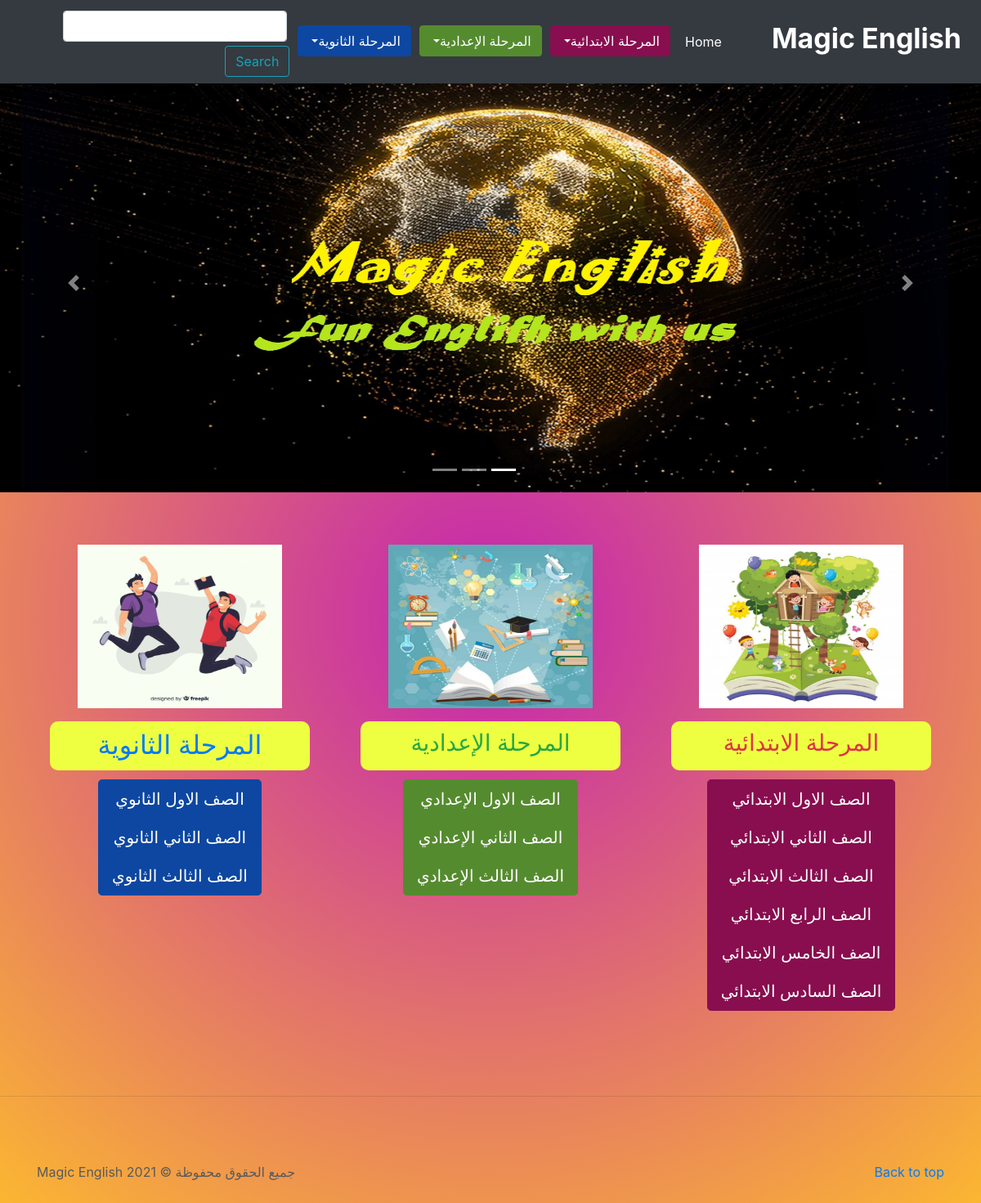
The page / on the database its author committed.
### home/models.py (models this page shows, shortened)
class Elsaf(models.Model):
    name = models.CharField(max_length=100)
    category = models.ForeignKey('Category', on_delete=models.CASCADE)
    slug = models.SlugField(null=True, blank=True)

### home/views.py (the view)
# urls.py: path('', views.index, name='index'),
def index(request):
    all_elsaf = Elsaf.objects.all()
    all_videos = Video.objects.all()
    return render(request, 'index.html',{'elsaf': all_elsaf, 'all_videos': all_videos})

### home/templates/index.html (shortened to what this page needs)
{% extends 'base.html' %}
{% load static %}
{% block body %}
    <div id="myCarousel" class="carousel slide" data-ride="carousel" style="margin-top:42px">
        <ol class="carousel-indicators">
            <li data-target="#myCarousel" data-slide-to="0" class="active"></li>
            <li data-target="#myCarousel" data-slide-to="1"></li>
            <li data-target="#myCarousel" data-slide-to="2"></li>
        </ol>
        <div class="carousel-inner">
            <div class="carousel-item active">
                <img class="first-slide" src="{% static 'image/22.jpg' %}" alt="First slide" width="512px">
            </div>
        </div>
        <a class="carousel-control-prev" href="#myCarousel" role="button" data-slide="prev">
            <span class="carousel-control-prev-icon" aria-hidden="true"></span>
        </a>
        <a class="carousel-control-next" href="#myCarousel" role="button" data-slide="next">
            <span class="carousel-control-next-icon" aria-hidden="true"></span>
        </a>
    </div>
    <div class="container marketing">
        <div class="row">
            <div class="col-lg-4">
                <img src="{% static 'image/WhatsApp Image 2021-01-24 at 12.58.34 AM.jpeg' %}" alt="Generic placeholder image" width="250" height="200">
                <div style="margin-bottom:-5px;">
                    <h3 class="text-danger m-3" style="background-color:#EEFF41; height:60px; padding:10px; margin-right:30px; margin-bottom:3px; border-radius:10px;">المرحلة الابتدائية</h3>
                </div>
                <div class="btn-group-vertical">
                    {% for i in elsaf %}
                        {% if i.id <= 7 %}
                        <button type="button" class="btn btn-lg btn-danger"><a href="{% url 'home:all_video' i.slug %}" class="saf">{{i.name}}</a></button>
                        {% endif %}
                    {% endfor %}
                </div>
            </div>
            <div class="col-lg-4">
                <img class="rounde-circle" src="{% static 'image/WhatsApp Image 2021-01-24 at 1.08.39 AM (1).jpeg'  %}" alt="Generic placeholder image" width="250" height="200">
                <div style="margin-bottom:-5px;">
                    <h3 class="text-success m-3" style="background-color:#EEFF41; height:60px; padding:10px; margin-right:30px; border-radius:10px;">المرحلة الإعدادية</h3>
                </div>
                <div class="btn-group-vertical">
                    {% for i in elsaf %}
                        {% if i.id > 7 and i.id <= 10 %}
                            <button type="button" class="btn btn-lg btn-success"><a href="{% url 'home:all_video' i.slug %}" class="saf">{{i.name}}</a></button>
                        {% endif %}
                    {% endfor %}
                </div>
            </div>
            <div class="col-lg-4">
                <img class="rounde-circle" src="{% static 'image/happy-students-jumping-with-flat-design_23-2147907627.jpg' %}" alt="Generic placeholder image" width="250" height="200">
                <div style="margin-bottom:-5px;">
                    <h2 class="text-primary m-3" style="background-color:#EEFF41; height:60px; padding:10px; margin-right:30px; border-radius:10px;">المرحلة الثانوية</h2>
                </div>
                <div class="btn-group-vertical">
                    {% for i in elsaf %}
                        {% if i.id > 10 %}
                            <button type="button" class="btn btn-lg btn-primary"><a href="{% url 'home:all_video' i.slug %}" class="saf">{{i.name}}</a></button>
                        {% endif %}
                    {% endfor %}
                </div>
            </div>
        </div>
    </div>
{% endblock body %}

### templates/base.html (shortened to what this page needs)
{% load static %}
<html lang="ar-en" dir="rtl">
<head>
    <link href="{% static 'fonts/pt-bold-heading.ttf' %}" rel="stylesheet">
    <link href="{% static 'style/bootstrap.min.css' %}" rel="stylesheet">
    <link href="{% static 'style/style.css' %}" rel="stylesheet">
</head>
<body style="background: rgb(195,34,178); background: radial-gradient(circle, rgba(195,34,178,1) 0%, rgba(253,187,45,1) 100%);">
<header>
    <nav class="navbar navbar-expand-md navbar-dark fixed-top bg-dark">
        <h1><a class="navbar-brand m-2" href="{% url 'home:index' %}" style="font-size:34px"><b>Magic English</b></a></h1>
        <div class="collapse navbar-collapse" id="navbarCollapse">
            <ul class="navbar-nav mr-auto">
                <li class="nav-item active">
                    <a class="nav-link" href="{% url 'home:index' %}" style="margin:5px">Home <span class="sr-only" style="margin:5px;">(current)</span></a>
                </li>
                <li>
                    <div class="dropdown" style="margin:5px">
                        <button class="btn btn-danger dropdown-toggle" type="button" data-toggle="dropdown">المرحلة الابتدائية</button>
                    </div>
                </li>
                <li>
                    <div class="dropdown" style="margin:5px">
                        <button class="btn btn-success dropdown-toggle" type="button" data-toggle="dropdown">المرحلة الإعدادية</button>
                    </div>
                </li>
                <li>
                    <div class="dropdown" style="margin:5px">
                        <button class="btn btn-primary dropdown-toggle" type="button" data-toggle="dropdown">المرحلة الثانوية</button>
                    </div>
                </li>
            </ul>
        <form class="form-inline my-2 my-lg-0" method="GET" action="{% url 'home:search' %}" >
            <input class="form-control mr-sm-2" type="search" name="search" style="margin:5px">
            <button class="btn btn-outline-info my-2 my-sm-0" type="submit" style="margin:5px;"> Search </button>
        </form>
        </div>
    </nav>
</header>
<main role="main">
    {% block body %}
    {% endblock body %}
    <hr class="featurette-divider">
    <footer class="container">
        <p class="float-right"><a href="#">Back to top</a></p>
        <p> جميع الحقوق محفوظة &copy; Magic English 2021</p>
    </footer>
</main>
</body>
</html>

### static/style/style.css (style rules this page uses)
body { padding-top: 3rem; padding-bottom: 3rem; color: #5a5a5a; }
.carousel { margin-bottom: 4rem; }
.carousel-item { height: 32rem; background-color: #777; }
.carousel-item > img { position: absolute; top: 0; left: 0; min-width: 100%; height: 32rem; }
.marketing .col-lg-4 { margin-bottom: 1.5rem; text-align: center; }
.marketing h2 { font-weight: 400; }
.featurette-divider { margin: 5rem 0; }
body { style="font-family: 'Lalezar', sans-serif" }
.saf { color:white; }
.btn.btn-danger { color: #ffffff; background-color: #880E4F; border-color: #880E4F; }
.btn.btn-success { color: #ffffff; background-color: #558B2F; border-color: #558B2F; }
.btn.btn-primary { color: #ffffff; background-color: #0D47A1; border-color: #0D47A1; }

### rows shown on the page
Elsaf: name "الصف الاول الابتدائي"
Elsaf: name "الصف الثاني الابتدائي"
Elsaf: name "الصف الثالث الابتدائي"
Elsaf: name "الصف الرابع الابتدائي"
Elsaf: name "الصف الخامس الابتدائي"
Elsaf: name "الصف السادس الابتدائي"
Elsaf: name "الصف الاول الإعدادي"
Elsaf: name "الصف الثاني الإعدادي"
Elsaf: name "الصف الثالث الإعدادي"
Elsaf: name "الصف الاول الثانوي"
Elsaf: name "الصف الثاني الثانوي"
Elsaf: name "الصف الثالث الثانوي"
